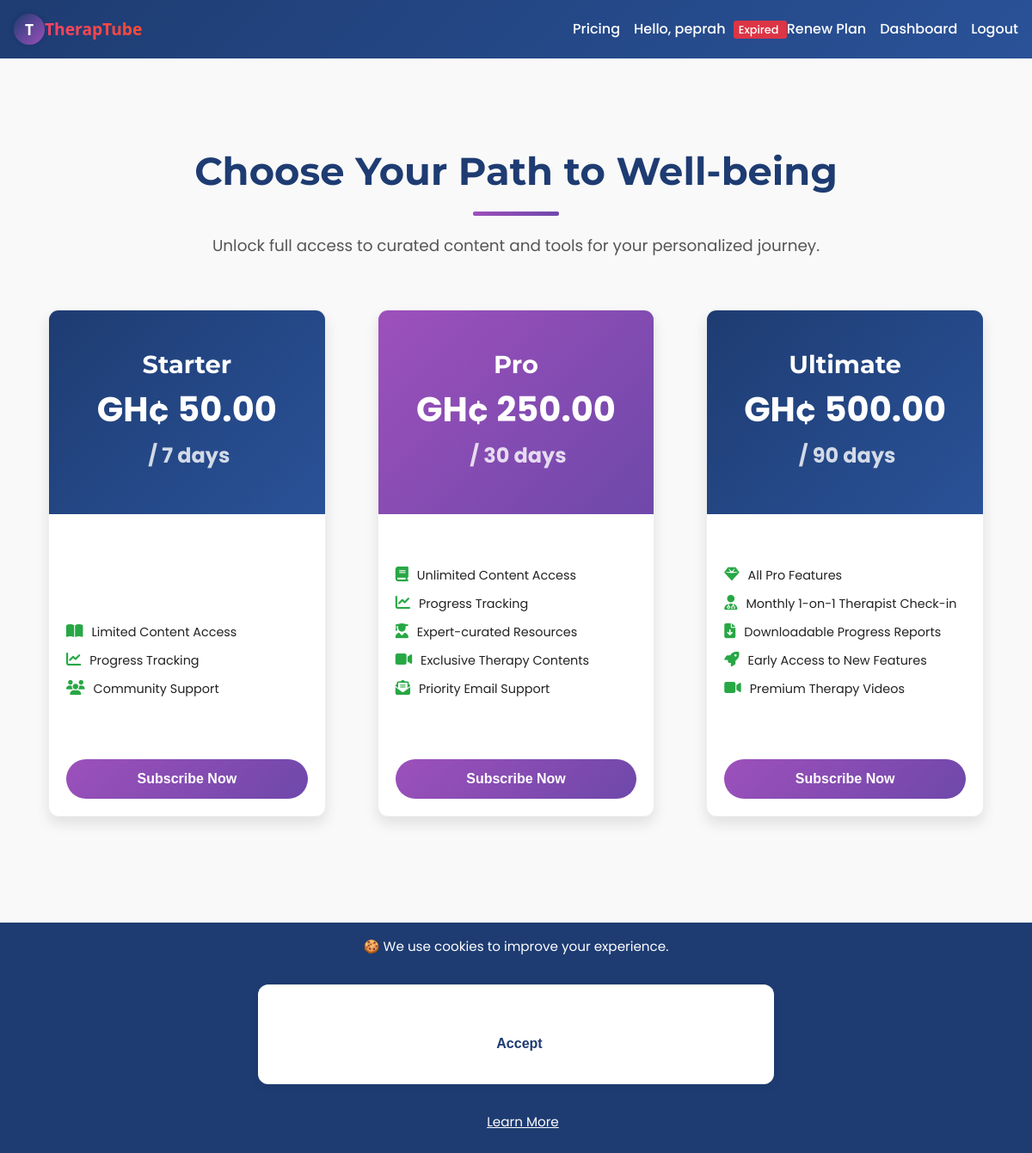
The page /pricing (signed in) on the database its author committed.
### app.py (models this page shows, shortened)
class User(db.Model, UserMixin):
    id = db.Column(db.Integer, primary_key=True)
    username = db.Column(db.String(80), unique=True, nullable=False)
    email    = db.Column(db.String(120), unique=True)
    invite_code_used = db.Column(db.String(36))
    password_hash = db.Column(db.String(128), nullable=False)
    role = db.Column(db.String(32), nullable=False)

class Plan(db.Model):
    id = db.Column(db.Integer, primary_key=True)
    name = db.Column(db.String(100), nullable=False)
    amount_pesewas = db.Column(db.Integer, nullable=False)  # 1000 = GHS 10
    interval_days = db.Column(db.Integer, nullable=False, default=30)
    is_active = db.Column(db.Boolean, default=True)

### app.py (the view)
@app.route("/pricing")
def pricing():
    plans = Plan.query.filter_by(is_active=True).all()
    current_utc_year = datetime.now(timezone.utc).year
    return render_template("pricing.html",
                            plans=plans,
                            current_year=current_utc_year,
                            taxonomy=TAXONOMY,
                            pub_key=app.config["PAYSTACK_PUB_KEY"])

### app.py (called while the page is built)
@app.context_processor
def inject_global_data():
    has_sub = False
    if current_user.is_authenticated:
        has_sub = has_active_subscription(current_user)
    return {
        'app_version': APP_VERSION,  # Assuming APP_VERSION is defined globally or from config
        'utc_now': datetime.now(timezone.utc),
        'has_active_subscription': has_active_subscription, # Make the function itself available
        'current_user': current_user, # Flask-Login usually injects this, but explicit is fine
        'user_has_active_subscription': has_sub # A boolean flag for simpler checks in templates
    }

@login_manager.user_loader
def load_user(user_id):
    return User.query.get(int(user_id))

def has_active_subscription(user):
    if not user.is_authenticated or user.role != 'client':
        return False
    latest = Subscription.query.filter_by(user_id=user.id).order_by(Subscription.timestamp.desc()).first()
    if not latest:
        return False
    return latest.expires_at >= datetime.utcnow()

### templates/pricing.html (shortened to what this page needs)
{% extends "base.html" %}
{% block content %}
<link rel="stylesheet" href="{{ url_for('static', filename='pricing_styles.css') }}">
<link rel="stylesheet" href="https://cdnjs.cloudflare.com/ajax/libs/font-awesome/6.5.0/css/all.min.css">
<section class="pricing-section">
    <h1 class="pricing-title">Choose Your Path to Well-being</h1>
    <p class="pricing-subtitle">Unlock full access to curated content and tools for your personalized journey.</p>
    <div class="plan-grid">
        {% for p in plans %}
            <div class="plan-card">
                <div class="plan-header">
                    <h3 class="plan-title">{{ p.name }}</h3>
                    <p class="plan-price">
                        <span>GH¢ {{ "%.2f"|format(p.amount_pesewas/100) }}</span>
                        <span class="plan-interval"> / {{ p.interval_days }} days</span>
                    </p>
                </div>
                <div class="plan-body">
                    <ul class="plan-features">
                        {% if p.name == "Starter" %}
                            <li><i class="fas fa-book-open"></i> Limited Content Access</li>
                            <li><i class="fas fa-chart-line"></i> Progress Tracking</li>
                            <li><i class="fas fa-users"></i> Community Support</li>
                        {% elif p.name == "Pro" %}
                            <li><i class="fas fa-book"></i> Unlimited Content Access</li>
                            <li><i class="fas fa-chart-line"></i> Progress Tracking</li>
                            <li><i class="fas fa-user-graduate"></i> Expert-curated Resources</li>
                            <li><i class="fas fa-video"></i> Exclusive Therapy Contents</li>
                            <li><i class="fas fa-envelope-open-text"></i> Priority Email Support</li>
                        {% elif p.name == "Ultimate" %}
                            <li><i class="fas fa-gem"></i> All Pro Features</li>
                            <li><i class="fas fa-user-md"></i> Monthly 1-on-1 Therapist Check-in</li>
                            <li><i class="fas fa-file-download"></i> Downloadable Progress Reports</li>
                            <li><i class="fas fa-rocket"></i> Early Access to New Features</li>
                            <li><i class="fas fa-video"></i> Premium Therapy Videos</li>
                        {% endif %}
                    </ul>
                </div>
                <div class="plan-footer">
                    <button
                        class="btn plan-subscribe-btn"
                        data-plan="{{ p.id }}"
                        data-amount="{{ p.amount_pesewas }}"
                        data-name="{{ p.name }}">
                        Subscribe Now
                    </button>
                </div>
            </div>
        {% endfor %}
    </div>
</section>
{% endblock %}

### templates/base.html (shortened to what this page needs)
<!doctype html>
<html lang="en">
<head>
    <link rel="stylesheet" href="{{ url_for('static', filename='style.css') }}">
    <link rel="stylesheet" href="https://cdnjs.cloudflare.com/ajax/libs/font-awesome/6.5.0/css/all.min.css">
</head>
<body>
    <nav class="navbar">
        <div class="nav-brand">
            {% if current_user.is_authenticated %}
                {% if current_user.role == 'client' %}
                    <a href="{{ url_for('client_dashboard') }}">
                        <div class="logo-circle animate-spin">
                            <span class="logo-text">T</span>
                        </div>
                        <span class="brand-text">TherapTube</span>
                    </a>
                {% endif %}
            {% endif %}
        </div>
        <div class="nav-links">
            <a href="{{ url_for('pricing') }}">Pricing</a>
            {% if current_user.is_authenticated %}
                <span class="user-greet">Hello, {{ current_user.username }}
                    {% if current_user.role == 'client' %}
                        {% if has_active_subscription(current_user) %}
                            <a href="{{ url_for('my_subscription') }}" class="sub-status active clickable-badge">
                                Subscribed
                            </a>
                        {% else %}
                            <a href="{{ url_for('my_subscription') }}" class="sub-status expired clickable-badge">
                                Expired
                            </a>
                            <a href="{{ url_for('pricing') }}" class="button subscribe-btn">Renew Plan</a>
                        {% endif %}
                    {% endif %}
                </span>
                {% if current_user.role == 'client' %}
                    <a href="{{ url_for('client_dashboard') }}">Dashboard</a>
                {% endif %}
                <a href="{{ url_for('logout') }}">Logout</a>
            {% else %}
                <a href="{{ url_for('login') }}">Login</a>
                <a href="{{ url_for('register') }}">Register</a>
            {% endif %}
        </div>
    </nav>
    <div class="container">
        {% block content %}{% endblock %}
    </div>
    <footer class="footer sticky-footer">
        <div class="footer-top">
            <span>&copy; {{ current_year }} TherapTube</span>
            <span>Version {{ app_version }}</span>
            <span>Designed by Atom De Legend</span>
            <span>
                <a href="mailto:info@example.com">Contact</a> |
                <a href="{{ url_for('privacy') }}">Privacy</a> |
                <a href="{{ url_for('terms') }}">Terms</a> |
                <a href="{{ url_for('cookies') }}">Cookies</a> |
                <a href="{{ url_for('about') }}">About</a>
            </span>
        </div>
    </footer>
    {% if not request.cookies.get('cookies_accepted') %}
        <div id="cookie-banner" class="cookie-banner">
            🍪 We use cookies to improve your experience.
            <form method="post" action="{{ url_for('accept_cookies') }}" class="cookie-inline-form">
                <button type="submit">Accept</button>
            </form>
            <a href="{{ url_for('cookies') }}">Learn More</a>
        </div>
    {% endif %}
</body>

### static/style.css (style rules this page uses)
:root { --color-primary: #1e3c72; --color-primary-light: #2a5298; --color-accent: #9d50bb; --color-accent-dark: #6e48aa; --color-bg: #f9f9f9; --color-text: #222; --color-white: #fff; --gradient-primary: linear-gradient(135deg, var(--color-primary), var(--color-primary-light)); --gradient-accent: linear-gradient(135deg, var(--color-accent), var(--color-accent-dark)); }
* { margin: 0; padding: 0; box-sizing: border-box; }
body { font-family: 'Segoe UI', sans-serif; background: var(--color-bg); color: var(--color-text); line-height: 1.6; }
a { text-decoration: none; color: var(--color-primary); transition: 0.3s ease; }
.container { max-width: 1200px; margin: auto; padding: 1rem; }
.navbar { background: var(--gradient-primary); padding: 1rem; display: flex; flex-wrap: wrap; align-items: center; justify-content: space-between; position: sticky; top: 0; z-index: 1000; }
.nav-brand { display: flex; align-items: center; gap: 0.5rem; }
.nav-brand a { display: flex; align-items: center; text-decoration: none; color: var(--color-primary); font-size: 1.4rem; font-weight: bold; }
.logo-circle { width: 36px; height: 36px; background: linear-gradient(135deg, var(--color-primary), var(--color-accent)); border-radius: 50%; display: flex; justify-content: center; align-items: center; box-shadow: 0 0 6px rgba(0,0,0,0.15); }
.logo-text { color: #fff; font-weight: bold; font-size: 1.1rem; font-family: 'Segoe UI', sans-serif; }
.animate-spin { animation: slowSpin 6s linear infinite; }
.brand-text { font-weight: bold; font-size: 1.2rem; background: linear-gradient(45deg, #ff416c, #ff4b2b); -webkit-background-clip: text; background-clip: text; -webkit-text-fill-color: transparent; font-family: 'Segoe UI', sans-serif; }
.nav-links { display: flex; flex-wrap: wrap; gap: 1rem; align-items: center; }
.nav-links a, .user-greet { color: var(--color-white); font-weight: 500; }
.footer { background: var(--gradient-accent); color: var(--color-white); text-align: center; padding: 1rem 0; margin-top: 2rem; }
.footer-top span { display: block; margin: 0.3rem 0; }
.footer-top a { color: var(--color-white); font-weight: 500; }
.container { padding-bottom: 120px; }
form { background: var(--color-white); max-width: 600px; margin: 2rem auto; padding: 2rem; border-radius: 12px; box-shadow: 0 4px 12px rgba(0,0,0,0.05); display: flex; flex-direction: column; gap: 1.25rem; }
button[type="submit"] { background: var(--gradient-primary); color: var(--color-white); padding: 0.75rem 1.5rem; border: none; border-radius: 8px; font-weight: bold; font-size: 1rem; cursor: pointer; transition: background 0.3s ease; }
.cookie-banner { position: fixed; bottom: 0; left: 0; width: 100%; height: 20%; background: var(--color-primary); color: #fff; padding: 1rem; text-align: center; z-index: 9999; font-size: 0.95rem; }
.cookie-banner button { margin-left: 0.5rem; margin-top: 1.3rem; background: #fff; color: var(--color-primary); border: none; padding: 0.4rem 0.8rem; border-radius: 4px; cursor: pointer; }
.cookie-banner a { color: #fff; margin-left: 1rem; text-decoration: underline; }

### templates/base.html (style rules this page uses)
.sub-status { font-size: 0.8em; padding: 2px 6px; border-radius: 3px; margin-left: 5px; vertical-align: middle; font-weight: normal; }
.sub-status.expired { background-color: #dc3545; color: white; }

### rows shown on the page
User: username "peprah"
Plan: name "Starter", p.amount_pesewas/100 "50.00", interval_days "7", shows "Limited Content Access"
Plan: name "Pro", p.amount_pesewas/100 "250.00", interval_days "30", shows "Unlimited Content Access"
Plan: name "Ultimate", p.amount_pesewas/100 "500.00", interval_days "90", shows "All Pro Features"
